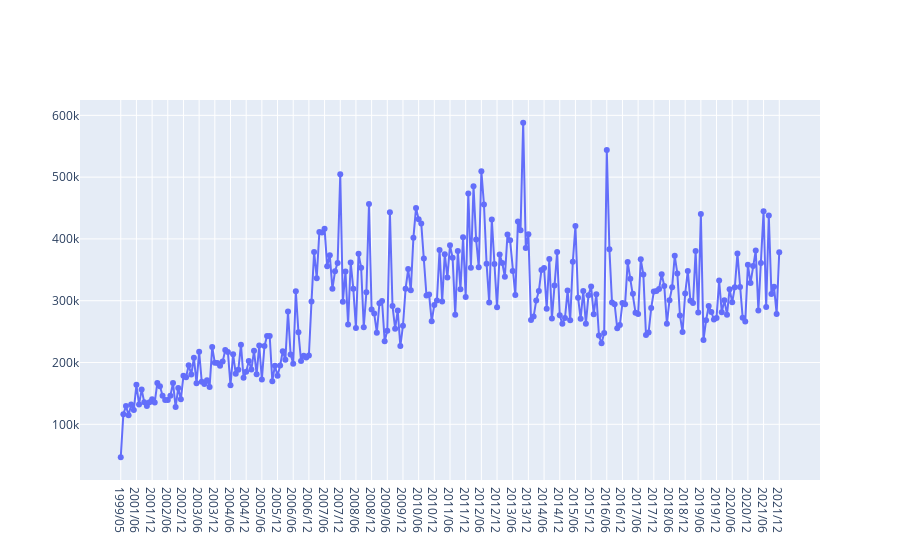

Notebook code cell kept with this figure:
### Code cell
df_sales_stat= pd.DataFrame(df[['year_and_month', 'Assessed Value']].groupby('year_and_month').mean()['Assessed Value'])
fig= go.Figure(data= [
                        go.Scatter(x= df_sales_stat.index, y= df_sales_stat.iloc[:, 0], mode= 'markers+lines')

])
fig.show()

### Figure 1 — Plotly figure (JSON) as saved in the notebook; plotly's stock layout.template omitted (floating-point values rounded to 4 significant figures; data arrays with more than 128 entries replaced by an {"elided": "..."} marker saying what was removed)
{"data": [{"mode": "markers+lines", "type": "scatter", "x": {"elided": "253 str values"}, "y": {"elided": "253 float values"}}], "layout": {}}
